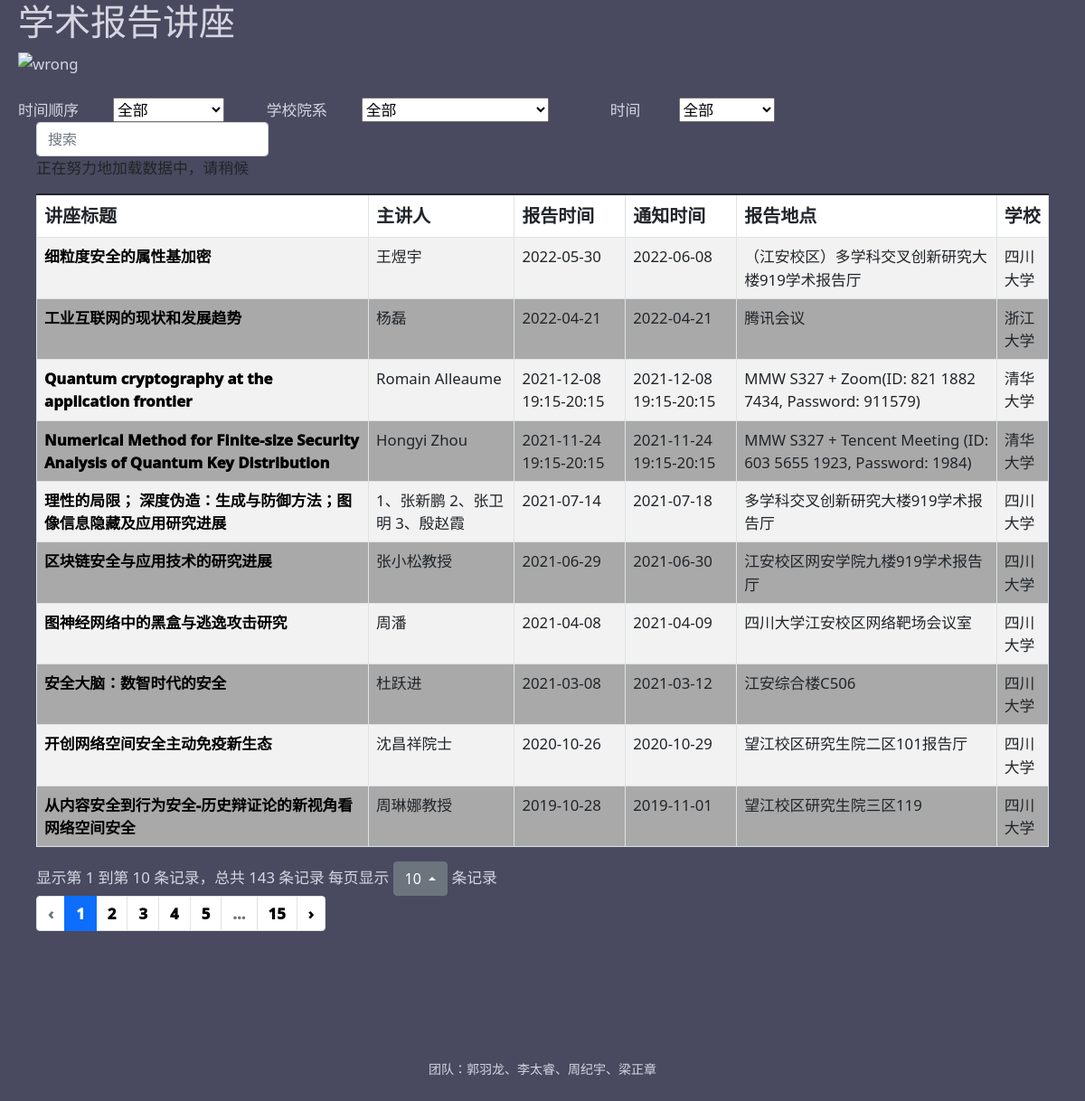
Screenshot of /report with the database file from the repository.
### tables this page shows
CREATE TABLE inf(university text,link text PRIMARY KEY,title text,time text,speaker text,place text, rel_time text);

### app.py (the view)
@app.route('/report')
def website2():  # put application's code here
    sql = '''select *
         from inf
         order by time desc'''
    datalist = use_db(sql)
    return render_template("report1.html", reports=datalist)

### app.py (called while the page is built)
def use_db(sql_order):
    conn = sqlite3.connect('lecture.db')
    datalist = []
    cur = conn.cursor()
    cur.execute(sql_order)
    results = cur.fetchall()
    for row in results:
        datalist.append(row)
    conn.commit()
    conn.close()
    return datalist

### templates/report1.html (shortened to what this page needs)
<!DOCTYPE html>
<html lang="en">
<head>
    <link rel="stylesheet" href="/static/css/style.css">
    <link rel="stylesheet" href="/static/css">
    <link href="https://cdn.jsdelivr.net/npm/bootstrap@5.1.3/dist/css/bootstrap.min.css" rel="stylesheet"
>
    <link rel="stylesheet" href="https://cdn.jsdelivr.net/npm/bootstrap-icons@1.7.2/font/bootstrap-icons.css">
    <link rel="stylesheet" href="https://unpkg.com/bootstrap-table@1.20.2/dist/bootstrap-table.min.css">
    <link rel="stylesheet" href="/static/src/jquery.page.css">
</head>
<body style="margin-left: 20px; margin-right: 20px; ">
<h1 class="content">学术报告讲座</h1>
<div>
    <img
            src="https://www.cs.tsinghua.edu.cn/images/list-banner.png"
            height="120px"
            width="1350"
    alt="wrong"
    />
</div>
<br/>
<span class="kg">时间顺序</span
>&emsp; &emsp;<label>
    <select onchange="window.open(this.options[this.selectedIndex].value)">
        <option value="/">全部</option>
    </select>
</label>
<span class="kg">学校院系</span
>&emsp; &emsp;<label for=""></label><select onchange="window.open(this.options[this.selectedIndex].value)">
    <option value="/" selected>全部</option>
</select>
&emsp; &emsp; &emsp; 时间&emsp; &emsp;
    <select onchange="window.open(this.options[this.selectedIndex].value)">
        <option value="/">全部</option>
    </select>
<div style="margin-left: 20px; margin-right: 20px; ">
<table
        id='table_page'
        class="table-striped"
>
    {% for report in reports %}
        <tr>
            <th><a href="{{ report[1] }}" target="_blank">
                {{ report[2] }} </a></th>
            <th>{{ report[4] }}</th>
            <th>{{ report[6] }}</th>
            <th>{{ report[3] }}</th>
            <th>{{ report[5] }}</th>
            <th >{{ report[0] }}</th>
        </tr>
    {% endfor %}
</table>
</div>
<br><br><br>
<div style="text-align:center;margin:50px 0; font:normal 14px/24px 'MicroSoft YaHei';">
<p>团队：郭羽龙、李太睿、周纪宇、梁正章</p>
</div>
</body>
</html>

### static/css/style.css (style rules this page uses)
tr:nth-child(odd) { background-color: #ffffff; }
tr:nth-child(even) { background-color: rgb(169, 169, 169); }
a { font-weight: 1000; color: #000000; }
a:link { text-decoration: none; color:black; }

### rows the page displays
inf: title "细粒度安全的属性基加密", speaker "王煜宇", rel_time "2022-05-30", time "2022-06-08", place "（江安校区）多学科交叉创新研究大楼919学术报告厅", university "四川大学"
inf: title "工业互联网的现状和发展趋势", speaker "杨磊", rel_time "2022-04-21", time "2022-04-21", place "腾讯会议", university "浙江大学"
inf: title "Quantum cryptography at the application frontier", speaker "Romain Alleaume", rel_time "2021-12-08 19:15-20:15", time "2021-12-08 19:15-20:15", place "MMW S327 + Zoom(ID: 821 1882 7434, Password: 911579)", university "清华大学"
inf: title "Numerical Method for Finite-size Security Analysis of Quantum Key Distribution", speaker "Hongyi Zhou", rel_time "2021-11-24 19:15-20:15", time "2021-11-24 19:15-20:15", place "MMW S327 + Tencent Meeting (ID: 603 5655 1923, Password: 1984)", university "清华大学"
inf: title "理性的局限； 深度伪造：生成与防御方法；图像信息隐藏及应用研究进展", speaker "1、张新鹏 2、张卫明 3、殷赵霞", rel_time "2021-07-14", time "2021-07-18", place "多学科交叉创新研究大楼919学术报告厅", university "四川大学"
inf: title "区块链安全与应用技术的研究进展", speaker "张小松教授", rel_time "2021-06-29", time "2021-06-30", place "江安校区网安学院九楼919学术报告厅", university "四川大学"
inf: title "图神经网络中的黑盒与逃逸攻击研究", speaker "周潘", rel_time "2021-04-08", time "2021-04-09", place "四川大学江安校区网络靶场会议室", university "四川大学"
inf: title "安全大脑：数智时代的安全", speaker "杜跃进", rel_time "2021-03-08", time "2021-03-12", place "江安综合楼C506", university "四川大学"
inf: title "开创网络空间安全主动免疫新生态", speaker "沈昌祥院士", rel_time "2020-10-26", time "2020-10-29", place "望江校区研究生院二区101报告厅", university "四川大学"
inf: title "从内容安全到行为安全-历史辩证论的新视角看网络空间安全", speaker "周琳娜教授", rel_time "2019-10-28", time "2019-11-01", place "望江校区研究生院三区119", university "四川大学"
